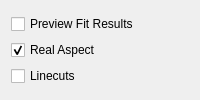
             <widget class="QWidget" name="tab_4">
              <attribute name="title">
               <string>Plot</string>
              </attribute>
              <layout class="QGridLayout" name="gridLayout_5">
               <item row="0" column="0">
                <layout class="QVBoxLayout" name="verticalLayout_6">
                 <item>
                  <widget class="QCheckBox" name="checkBox_fitresults">
                   <property name="text">
                    <string>Preview Fit Results</string>
                   </property>
                   <property name="checked">
                    <bool>false</bool>
                   </property>
                  </widget>
                 </item>
                 <item>
                  <widget class="QCheckBox" name="checkBox_aspect">
                   <property name="text">
                    <string>Real Aspect</string>
                   </property>
                   <property name="checked">
                    <bool>true</bool>
                   </property>
                  </widget>
                 </item>
                 <item>
                  <widget class="QCheckBox" name="checkBox_lcut">
                   <property name="text">
                    <string>Linecuts</string>
                   </property>
                   <property name="checked">
                    <bool>false</bool>
                   </property>
                  </widget>
                 </item>
                </layout>
               </item>
              </layout>
             </widget>
